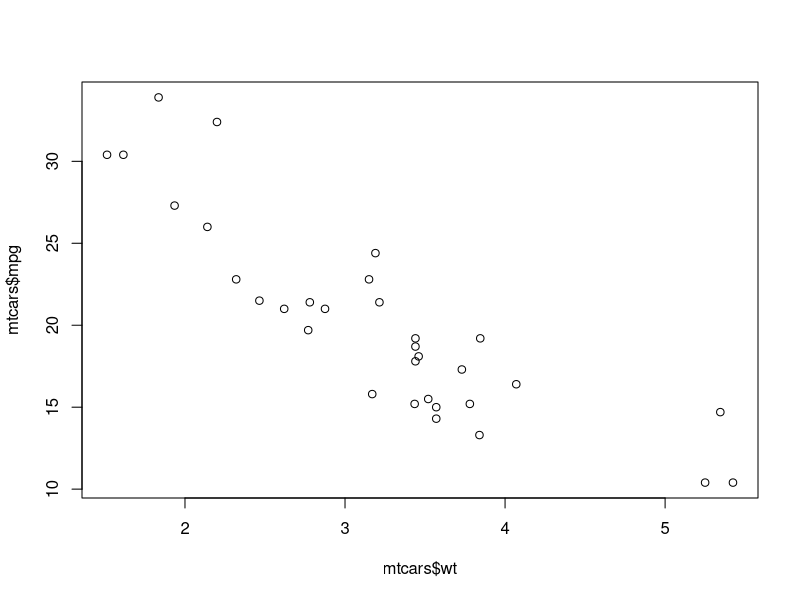
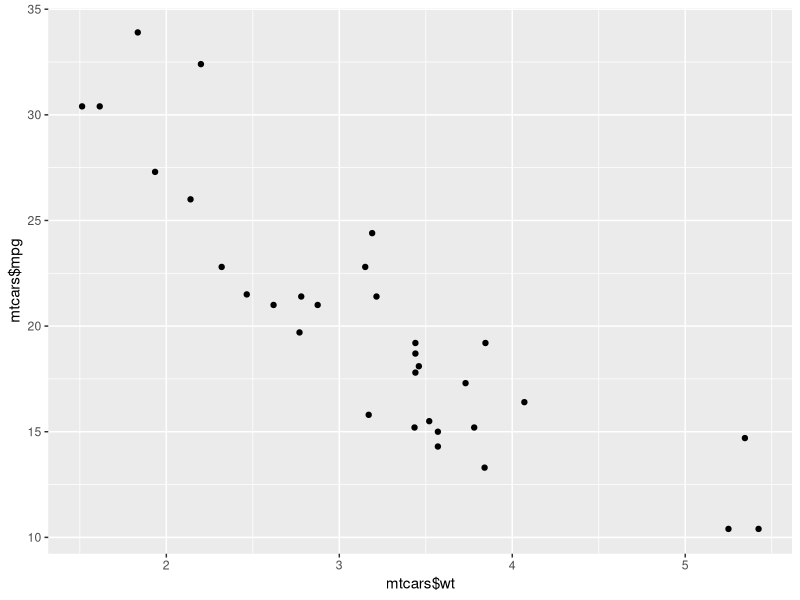
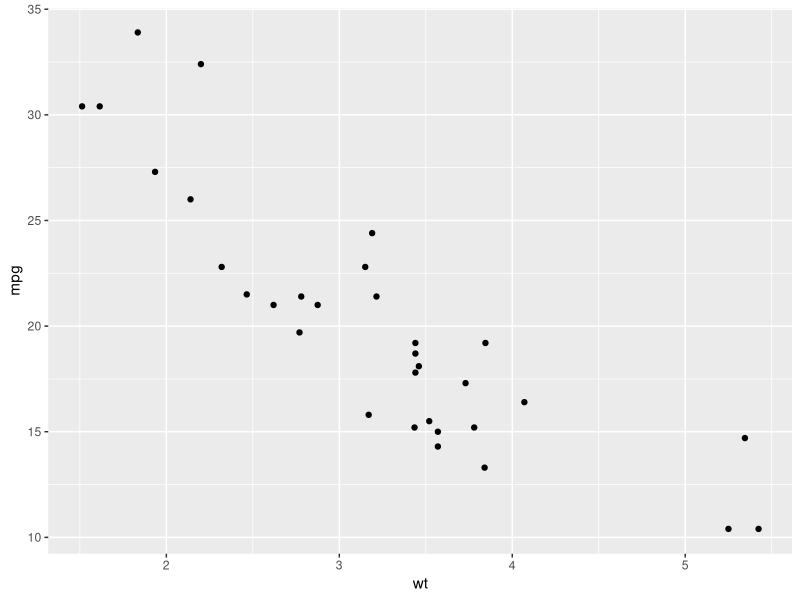
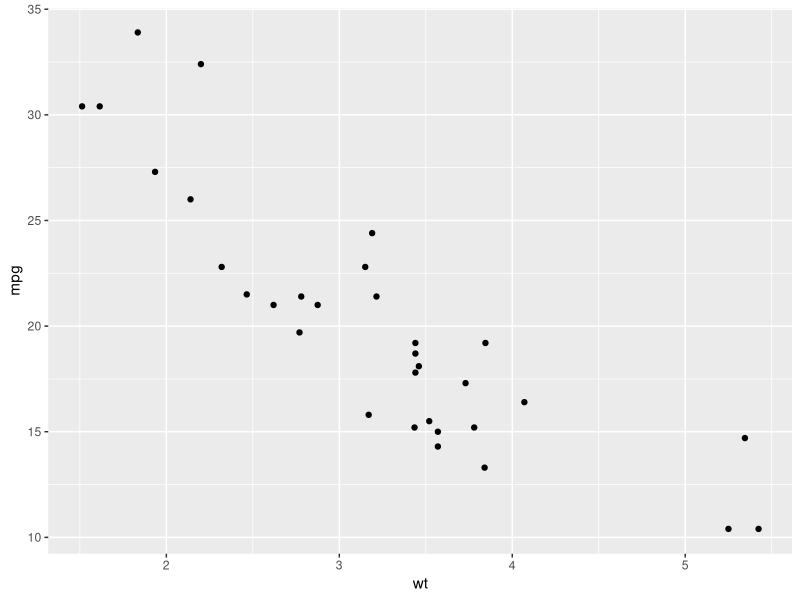
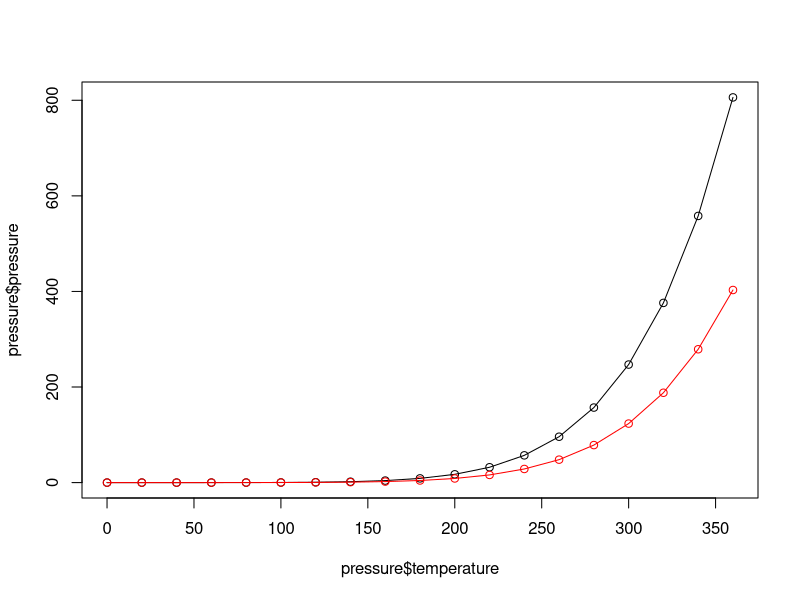
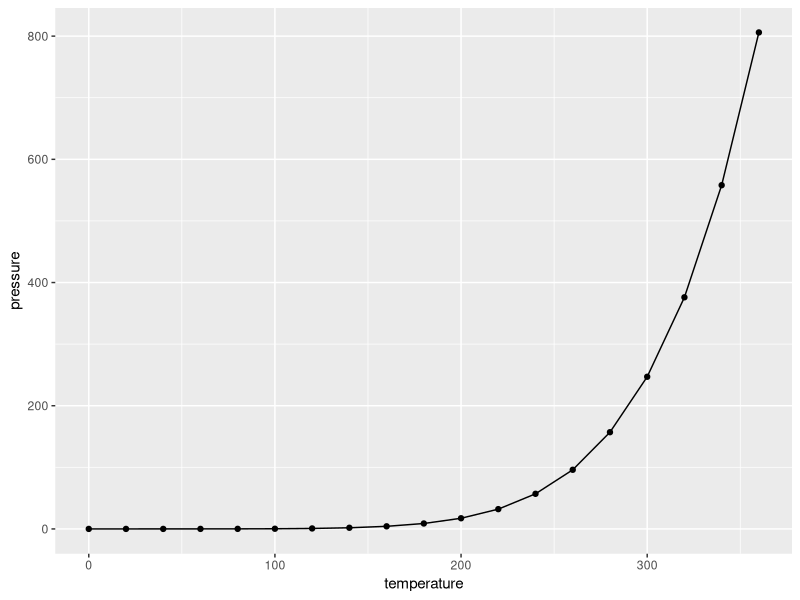
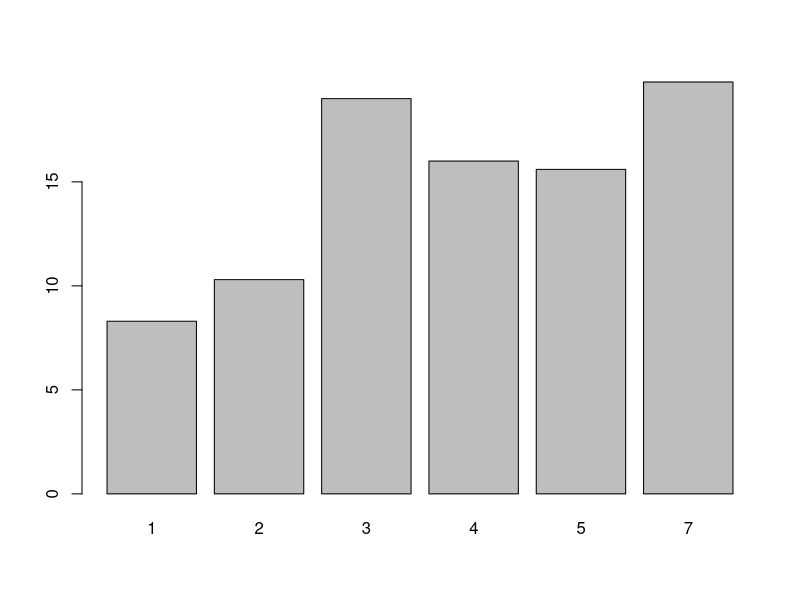
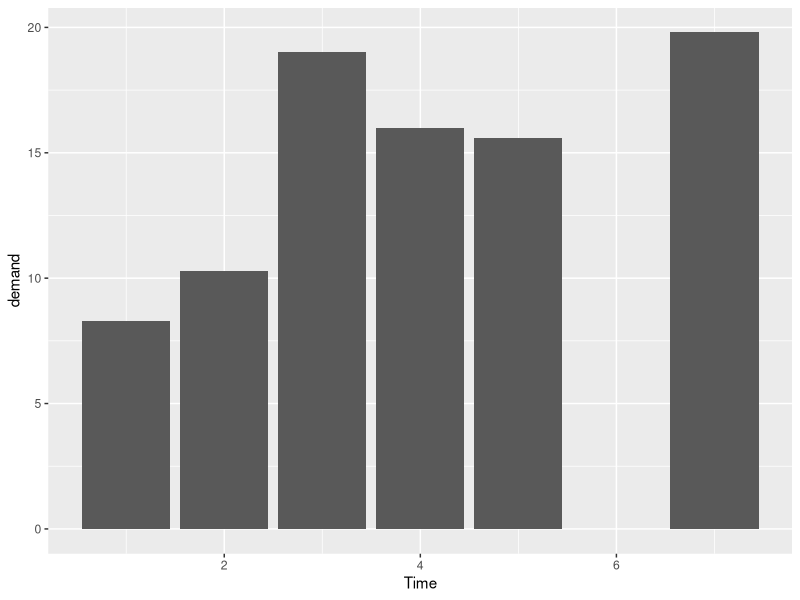

These figures' R source, in order:
#Dataset dataset yang sudah ada di R. Bisa dipakai kapanpun untuk latihan


#View() <- command untuk lihat dataset
View(mtcars)
View(pressure)
View(BOD)
View(faithful)

# Base R atau ggplot2
# Download package ggplot2
# Package perlu dimanggil di setiap file R
library(ggplot2) #Perlu didownload di tab packages di layar kanan bawah
require(ggplot2)


# BANDINGKAN KODE BASE R DAN GGPLOT2
#SCATTERPLOT BASE R
plot(x = mtcars$wt, y = mtcars$mpg)

# GGPLOT2 - semua syntax barhasil grafik yang sama
# menentukan vektor x dan y
qplot(x = mtcars$wt, y = mtcars$mpg)
# menentukan dataframe, vektor x dan y 
qplot(x = wt, y = mpg, data = mtcars)
# sintaksis ggplot2 - lebih dipakai
ggplot(data = mtcars, aes(x = wt, y = mpg)) + # menentukan data, x dan y dinentukan di dalam aes
  geom_point() # menentukan genis grafik



# BASE R
#GRAFIK GARIS
plot(x = pressure$temperature, y = pressure$pressure, type = "l")
# tambah titik
points(x = pressure$temperature, y = pressure$pressure)
# tambah garis merah
lines(x = pressure$temperature, y = pressure$pressure/2, col = "red")
# tambah titik
points(x = pressure$temperature, y = pressure$pressure/2, col = "red")

# GGPLOT2
ggplot(pressure, aes(x = temperature, y = pressure)) +
  geom_line() +
  geom_point()



#BARBLOT
#Base R
barplot(height = BOD$demand, names.arg = BOD$Time)

#GGplot
p <-ggplot(data = BOD, aes(x=Time,  y=demand)) +
  geom_bar(stat="identity")
p
# Barplot horisontal
p + coord_flip()



#HISTOGRAM
# BASE R
hist(mtcars$mpg)
hist(mtcars$mpg, breaks = 10) #Binning - Binning adalah cara untuk mengelompokkan suatu data ke dalam jumlah yang lebih kecil pada “bins”. Sering dipakai di statistik

# ggplot
ggplot(mtcars, aes(x=mpg)) +
  geom_histogram(binwidth = 10)
#binwidth dari ggplot dan breaks dari baseR beda. Breaks adalah nomor CATEGORIES di dalam data. Binwidth adalah RANGE OF EACH BIN



# BOXPLOT
# BASE R
boxplot(mpg ~ cyl, data = mtcars)

# ggplot
ggplot(mtcars, aes(x=as.factor(cyl), y=mpg)) + #Apa terjadi kalau kita menghapus as.factor?
  geom_boxplot()



# Latihan
# Pakai dataset yang bernama airquality. Buatlah scatterplot yang membandingkan Temp dan Ozone. Apakah terdapat hubungan?
# Buat histogram variabel Temp pakai 25 bins. Apakah distribusinya normal?
# Buatlah frekuensi observasi setiap bulan. Apakah bulan bulannya terwakilkan dengan baik
# Bandingkan histogram dan boxplot variabel Ozone
# Buat boxplot distribusi Ozone di setiap bulan. Apakah distribusinya berbeda setiap bulan
# Buat line chart pakai dataset longely yang mengambarkan jumlah pengangguran setiap tahun

